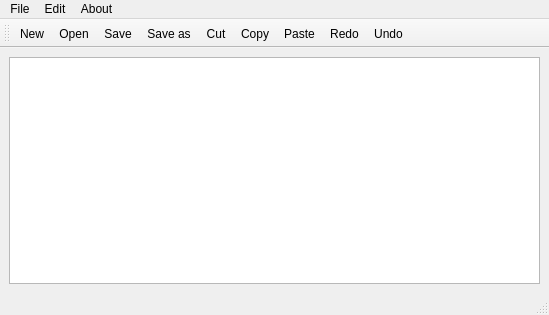
<?xml version="1.0" encoding="UTF-8"?>
<ui version="4.0">
 <class>MainWindow</class>
 <widget class="QMainWindow" name="MainWindow">
  <property name="geometry">
   <rect>
    <x>0</x>
    <y>0</y>
    <width>549</width>
    <height>315</height>
   </rect>
  </property>
  <property name="windowTitle">
   <string>MainWindow</string>
  </property>
  <widget class="QWidget" name="centralwidget">
   <layout class="QHBoxLayout" name="horizontalLayout">
    <item>
     <widget class="QTextEdit" name="textEdit"/>
    </item>
   </layout>
  </widget>
  <widget class="QMenuBar" name="menubar">
   <property name="geometry">
    <rect>
     <x>0</x>
     <y>0</y>
     <width>549</width>
     <height>22</height>
    </rect>
   </property>
   <widget class="QMenu" name="menuFile">
    <property name="title">
     <string>File</string>
    </property>
    <addaction name="actionNew"/>
    <addaction name="actionOpen"/>
   </widget>
   <widget class="QMenu" name="menuEdit">
    <property name="title">
     <string>Edit</string>
    </property>
    <addaction name="actionSave"/>
    <addaction name="actionSave_as"/>
    <addaction name="actionCut"/>
    <addaction name="actionCopy"/>
    <addaction name="actionPaste"/>
    <addaction name="actionUndo"/>
    <addaction name="actionRedo"/>
   </widget>
   <widget class="QMenu" name="menuAbout">
    <property name="title">
     <string>About</string>
    </property>
   </widget>
   <addaction name="menuFile"/>
   <addaction name="menuEdit"/>
   <addaction name="menuAbout"/>
  </widget>
  <widget class="QStatusBar" name="statusbar"/>
  <widget class="QToolBar" name="toolBar">
   <property name="windowTitle">
    <string>toolBar</string>
   </property>
   <attribute name="toolBarArea">
    <enum>TopToolBarArea</enum>
   </attribute>
   <attribute name="toolBarBreak">
    <bool>false</bool>
   </attribute>
   <addaction name="actionNew"/>
   <addaction name="actionOpen"/>
   <addaction name="actionSave"/>
   <addaction name="actionSave_as"/>
   <addaction name="actionCut"/>
   <addaction name="actionCopy"/>
   <addaction name="actionPaste"/>
   <addaction name="actionRedo"/>
   <addaction name="actionUndo"/>
  </widget>
  <action name="actionNew">
   <property name="icon">
    <iconset>
     <normaloff>new.jpg</normaloff>new.jpg</iconset>
   </property>
   <property name="text">
    <string>New</string>
   </property>
  </action>
  <action name="actionOpen">
   <property name="icon">
    <iconset resource="Resource.qrc">
     <normaloff>:/rec/open.jpg</normaloff>:/rec/open.jpg</iconset>
   </property>
   <property name="text">
    <string>Open</string>
   </property>
  </action>
  <action name="actionSave">
   <property name="icon">
    <iconset>
     <normaloff>save.png</normaloff>save.png</iconset>
   </property>
   <property name="text">
    <string>Save</string>
   </property>
  </action>
  <action name="actionSave_as">
   <property name="icon">
    <iconset>
     <normaloff>save as.png</normaloff>save as.png</iconset>
   </property>
   <property name="text">
    <string>Save as</string>
   </property>
  </action>
  <action name="actionCut">
   <property name="icon">
    <iconset resource="Resource.qrc">
     <normaloff>:/rec/cut.png</normaloff>:/rec/cut.png</iconset>
   </property>
   <property name="text">
    <string>Cut</string>
   </property>
  </action>
  <action name="actionCopy">
   <property name="icon">
    <iconset resource="Resource.qrc">
     <normaloff>:/rec/copy.png</normaloff>:/rec/copy.png</iconset>
   </property>
   <property name="text">
    <string>Copy</string>
   </property>
  </action>
  <action name="actionPaste">
   <property name="icon">
    <iconset resource="Resource.qrc">
     <normaloff>:/rec/paste.jpg</normaloff>:/rec/paste.jpg</iconset>
   </property>
   <property name="text">
    <string>Paste</string>
   </property>
  </action>
  <action name="actionUndo">
   <property name="icon">
    <iconset>
     <normaloff>1.jpeg</normaloff>1.jpeg</iconset>
   </property>
   <property name="text">
    <string>Undo</string>
   </property>
  </action>
  <action name="actionRedo">
   <property name="icon">
    <iconset resource="Resource.qrc">
     <normaloff>:/rec/redo.png</normaloff>:/rec/redo.png</iconset>
   </property>
   <property name="text">
    <string>Redo</string>
   </property>
  </action>
 </widget>
 <resources>
  <include location="Resource.qrc"/>
 </resources>
 <connections/>
</ui>
